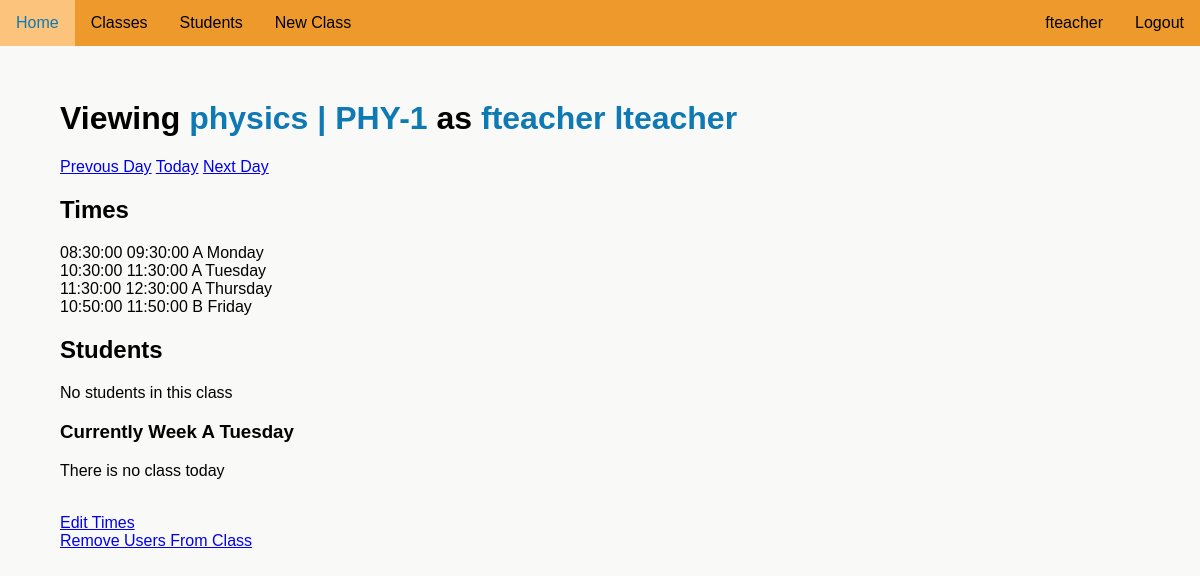
The app's page /account/teach/classes/PHY-1/294 (signed in), older data.
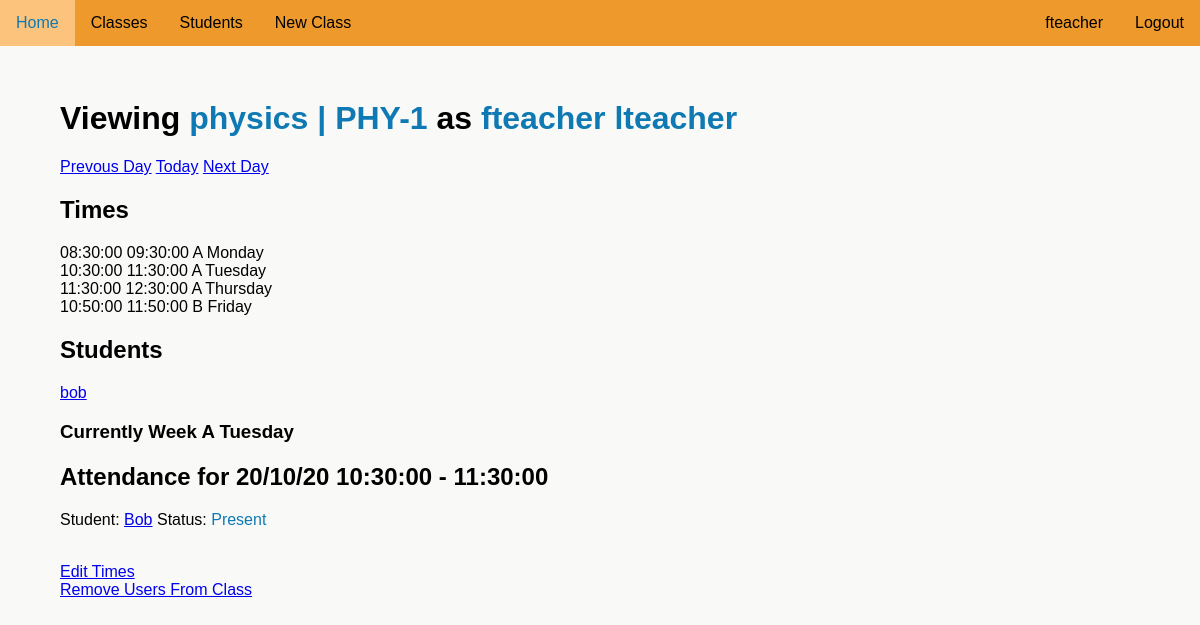
The same page, newer data.
### attendanceproject/models.py (models this page shows)
class SubjectTimes(db.Model):
    __tablename__ = "subject_time"
    id = db.Column(db.Integer, unique=True, nullable=False, primary_key=True)
    subject_id = db.Column(db.Integer, db.ForeignKey('subject_code.id'))
    stime_id = db.Column(db.Integer, db.ForeignKey('times.id'), nullable=False)
    sweek = db.Column(db.Boolean, nullable=False)
    sday = db.Column(db.Integer, nullable=False)
    time = db.relationship('Times', back_populates='subjects')
    subject = db.relationship('SubjectCode', back_populates='times')

class Times(db.Model):
    __tablename__ = "times"
    id = db.Column(db.Integer, unique=True, nullable=False, primary_key=True)
    start_time = db.Column(db.Time, unique=True, nullable=False)
    end_time = db.Column(db.Time, unique=True, nullable=False)
    subjects = db.relationship("SubjectTimes", back_populates='time')

class UserSubject(db.Model):
    __tablename__ = "user_subject"
    id = db.Column(db.Integer, unique=True, nullable=False, primary_key=True)
    user_id = db.Column(db.Integer, db.ForeignKey('user.id')) # Foreign Key
    user_type = db.Column(db.Text(10), nullable=False) # Teacher or student relationship to class
    subject_id = db.Column(db.Integer, db.ForeignKey('subject_code.id')) # Foreign Key
    user = db.relationship('User', back_populates='subjects')
    subject = db.relationship('SubjectCode', back_populates='users')

class User(UserMixin, db.Model):
    __tablename__ = "user"
    id = db.Column(db.Integer, unique=True, nullable=False, primary_key=True)
    fname = db.Column(db.Text(20), nullable=False)
    lname = db.Column(db.Text(20), nullable=False)
    user_code = db.Column(db.Text(8), nullable=False, unique=True)
    email = db.Column(db.Text(50), nullable=False, unique=True)
    password = db.Column(db.Text(90), nullable=False)
    auth = db.Column(db.Text(10), nullable=True)
    tags = db.relationship('Tag', backref='user_tag')
    subjects = db.relationship('UserSubject', back_populates='user')
    attnd_times = db.relationship('AttendanceTime', backref='subject_attnd_times')

class AttendanceTime(db.Model):
    __tablename__ = "attnd_time"
    id = db.Column(db.Integer, unique=True, nullable=False, primary_key=True)
    time = db.Column(db.DateTime, nullable=True)
    user = db.Column(db.Integer, db.ForeignKey('user.id'), nullable=False)
    attnd_status = db.Column(db.Text(10), nullable=False)
    subject = db.Column(db.Integer, db.ForeignKey('subject_code.id'), nullable=False)

### attendanceproject/routes.py (the view, shortened to what this page needs)
@app.route('/account/<user_code>/classes/<class_code>/<int:day>', methods=["GET", "POST"])
@login_required
def class_code(class_code, user_code, day):
    if day > 365:
        flash('Day number out of range')
        abort(404)
    subject = SubjectCode.query.filter_by(code=class_code).first()
    prev_next = {'next_day':url_for('class_code', class_code=class_code, user_code=user_code, day=day+1),
                 'prev_day':url_for('class_code', class_code=class_code, user_code=user_code, day=day-1),
                 'today':url_for('class_code', class_code=class_code, user_code=user_code, day=datetime.date.today().timetuple().tm_yday)}
    if not subject:
        flash('Class could not be found')
        return redirect(url_for('classes', user_code=current_user.user_code))
    user = User.query.filter_by(user_code=user_code).first()
    if user:
        total_days = day_num() - day
        current_date = datetime.date.today() - datetime.timedelta(days=total_days)
        if (current_user.auth in ['teacher', 'admin'] and class_code in
            [x.subject.code for x in current_user.subjects]) and user == current_user:
            check = check_class_date(subject_date=current_date, subject=subject)
            student_times = [] # Variable for the times of the students in the class
            students_in_class = 0 # Variable used to check if there are students in the class
            if 'student' in [user.user_type for user in subject.users]:
                students_in_class = 1
                for user in subject.users:
                    added_time = False
                    if user.user_type == 'student':
                        if user.user.attnd_times:
                            for t in user.user.attnd_times:
                                if t.time.date() == current_date and t.subject == subject.id:
                                    student_times.append((user.user, t.attnd_status))
                                    added_time = True
                                    break
                            if not added_time:
                                student_times.append((user.user, "N/A"))
                        else:
                            student_times.append((user.user, "N/A"))
            if check:
                return render_template("teacherclass.html", day_num=day_num(), subject=subject, user=current_user,
                                        days=CONSTANT_DAYS, students_in_class=students_in_class,
                                        current_date=current_date.strftime('%d/%m/%y'), student_times=student_times,
                                        time=check, week=current_week(current_date),
                                        day=CONSTANT_DAYS[current_date.isoweekday()-1], prev_next=prev_next,
                                        viewing_day=day)
        else:
            flash('You do not have access to this page')
            return redirect(url_for('classes', user_code=current_user.user_code))
    return render_template("teacherclass.html", subject=subject)

### attendanceproject/models.py (called while the page is built)
@login_manager.user_loader
def load_user(user_id):
    return User.query.get(int(user_id))

### attendanceproject/routes.py (called while the page is built)
def day_num():
    return datetime.date.today().timetuple().tm_yday

def first_monday():
    for i in range(0, 366):
        start_date = datetime.date(year=datetime.datetime.today().year, month=1, day=1)
        end_date = start_date + datetime.timedelta(days=i)
        if end_date.timetuple().tm_wday == 0:
            return i

def check_class_date(subject_date, subject):
    AB = 1
    for i in range(1 + first_monday(), 366):
        date = datetime.timedelta(days=i)
        start_date = datetime.date(2019, 12, 31)
        end_date = start_date + date
        for y in subject.times:
            if end_date.isoweekday()-1 == y.sday and AB == y.sweek and end_date == subject_date:
                print(end_date.isoweekday(), y.sday)
                return {'subject':y, 'day':y.sday, 'week':y.sweek}
        AB = not AB if end_date.isoweekday() == 5 else AB
    return False

def current_week(viewing_date=datetime.date.today()):
    return 'B' if (ceil((viewing_date.timetuple().tm_yday - first_monday())/7))%2 else 'A'

### attendanceproject/templates/teacherclass.html (shortened to what this page needs)
{% extends "layout.html" %}
{% block content %}
    <h1>Viewing <div class='name'>{{ subject.name }} | {{ subject.code }}</div> as <div class='name'>{{ user.fname }} {{ user.lname }}</div></h1>
    <a href="{{ prev_next['prev_day'] }}">Prevous Day</a> <a href="{{ prev_next['today'] }}">Today</a> <a href="{{ prev_next['next_day'] }}">Next Day</a>
    <h2>Times</h2>
    {% if subject.times %}
        <ul>
            {% for time in subject.times %}
                <li>{{ time.time.start_time }} {{ time.time.end_time }} {% if not time.sweek %} A {% else %} B {% endif %} {{ days[time.sday] }}</li>
            {% endfor %}
        </ul>
    {% endif %}
    <h2>Students</h2>
    {% if students_in_class %}
        <ul>
        {% for user in subject.users %}
            {% if user.user_type == 'student'%}
                <a href="{{ url_for('class_code', user_code=user.user.user_code, class_code=subject.code, day=viewing_day) }}"><li>{{ user.user.fname }}</li></a>
            {% endif %}
        {% endfor %}
        </ul>
    {% else %}
        <p>No students in this class</p>
    {% endif %}
    <h3>Currently Week {{ week }} {{ day }}</h3>
    {% if current_date and student_times%}
    <h2>Attendance for {{ current_date }} {{ time['subject'].time.start_time }} - {{ time['subject'].time.end_time }}</h2>
    <ul>
        {% if student_times %}
            {% for i in student_times %}
                <li>Student: <div class='capatalize'><a href="{{ url_for('class_code', user_code=i[0].user_code, class_code=subject.code, day=viewing_day) }}">{{ i[0].fname }}</a></div> Status: <div class='capatalize'>{{ i[1] }}</div></li>
            {% endfor %}
        {% endif %}
    </ul>
    {% else %}
        <p>There is no class today</p>
    {% endif %}
    <a href="{{ url_for('settimes', class_code=subject.code) }}">Edit Times</a></br>
    <a href="{{ url_for('kick_users', class_code=subject.code) }}">Remove Users From Class</a>
{% endblock %}

### attendanceproject/templates/navigation.html (shortened to what this page needs)
<div id='nav'>
    <ul>
        <div id="nav-left">
            <li><a href="{{url_for('home')}}">Home</a></li>
            {% if current_user.is_authenticated %}
                {% if current_user.auth in ['teacher', 'student'] %}
                    <li><a href="{{url_for('classes', user_code=current_user.user_code)}}">Classes</a></li>
                {% endif %}
                {% if current_user.auth == 'teacher' %}
                    <li><a href="{{url_for('students')}}">Students</li></a>
                    <li><a href="{{url_for('create_class')}}">New Class</a></li>
                {% endif %}
            {% endif %}
        </div>
        <div id="nav-right">
            {% if current_user.is_authenticated %}
                <li><a href="{{url_for('logout')}}">Logout</a></li>
                <li><a href="{{url_for('account', user_code=current_user.user_code)}}">{{ current_user.fname }}</a></li>
            {% endif %}
        </div>
    </ul>
</div>

Row changes from the older to the newer data that the page shows:
added UserSubject: user.fname "bob"
now on this page (row unchanged): Times: subject.time.start_time "10:30:00", subject.time.end_time "11:30:00"
now on this page (row unchanged): AttendanceTime: fname "Bob", attnd_status "Present"
Text that changed along with them:
{{ current_date }}: (not shown) → "20/10/20"
text no longer shown: "No students in this class There is no class today"
text now shown: "Attendance for -"
